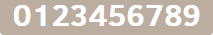
#> input picture samples/score_digits - Copy.png, 213 x 35 px, given in place of sample_1.png, which was not available
$ python overlapping_train.py   (older library calls are emulated)
#> lines starting #> are read from the running program, lines starting #| are printed output that depends on the picture; after the words box and inside, x2 and y2 are one past the last pixel; in counts of white or black regions, pixels touching at a corner belong together; pictures that were not available may be replaced by others from this repository, and a replacement may not be noted
#> (reads score_smaples_values.txt from the repository)
#> further down, img is the input picture: shape (35, 213, 3); mean B, G, R 183.1, 192.9, 203.5
# spliting overlapped images to individuall digits FAILS
## started Jupyter NB to find alternative approach to splitting


import os
import math
import numpy as np
# import matplotlib.pyplot as plt
import itertools

# from skimage import data
from skimage import transform as tf
from skimage.transform import rotate

import cv2

MIN_CONTOUR_AREA = 50

RESIZED_IMAGE_WIDTH = 20
RESIZED_IMAGE_HEIGHT = 30
RESIZED_IMAGE_WIDTH = 20
RESIZED_IMAGE_HEIGHT = 30

font = cv2.FONT_HERSHEY_COMPLEX_SMALL

SAMPLE_FOLDER = 'F:\projlogs\gamcon_samples'


def grouper(iterable, n, fillvalue=None):
    "Collect data into fixed-length chunks or blocks"
    # grouper('ABCDEFG', 3, 'x') --> ABC DEF Gxx"
    args = [iter(iterable)] * n
    return itertools.zip_longest(*args, fillvalue=fillvalue)

# [18 lines of commented-out code are left out]


def preprocess_score_image(original):
    gray = cv2.cvtColor(original, cv2.COLOR_BGR2GRAY)
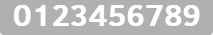
#> gray: shape (35, 213); min 176, max 255, mean 195.2
    _, bw_image = cv2.threshold(gray, 200, 255, cv2.THRESH_BINARY)
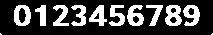
#> bw_image: shape (35, 213); 26.4% white; 12 white regions (2 under 20 px)
    image = bw_image.copy()
    img_contours, npa_contours, npa_hierarchy = cv2.findContours(image,
                                                 cv2.RETR_EXTERNAL,
                                                 cv2.CHAIN_APPROX_SIMPLE)
#> npa_contours = 12 contours, 2 with area under 20; largest, box (x1, y1, x2, y2) and area: (14, 5, 31, 26) 279, (165, 5, 182, 26) 260, (127, 5, 144, 26) 218, (183, 5, 200, 26) 214, (89, 5, 107, 26) 184; npa_hierarchy = [[1, -1, -1, -1], [2, 0, -1, -1], [3, 1, -1, -1], [4, 2, -1, -1], [5, 3, -1, -1], [6, 4, -1, -1], [7, 5, -1, -1], [8, 6, -1, -1], [9, 7, -1, -1], [10, 8, -1, -1], [11, 9, -1, -1], [-1, 10, -1, -1]]

    digits = []

    for i, npa_contour in enumerate(npa_contours):
        if cv2.contourArea(npa_contour) > MIN_CONTOUR_AREA:
            [intX, intY, intW, intH] = cv2.boundingRect(npa_contour)
            cv2.rectangle(original, (intX, intY), (intX+intW,intY+intH), (0, 0, 255), 2)
            imgROI = image[intY:intY+intH, intX:intX+intW]
            resized = cv2.resize(imgROI, (RESIZED_IMAGE_WIDTH, RESIZED_IMAGE_HEIGHT))
            flattened = resized.reshape((1, RESIZED_IMAGE_WIDTH * RESIZED_IMAGE_HEIGHT))
            digits.append((intX, flattened,))
#> this loop made 12 passes
#> (intX, intW) on passes 3 to 12: (183, 17), (165, 17), (146, 17), (127, 17), (109, 16), (89, 18), (71, 15), (53, 16), (35, 11), (14, 17)
#> npa_contour on passes 1 to 2: [[212, 33], [211, 34], [212, 34]], [[0, 33], [0, 34], [1, 34]]
#> pass 3, in preprocess_score_image, `resized = cv2.resize(imgROI, (RESIZED_IMAGE_WIDTH, RESIZED_IMAGE_HEIGH..`:
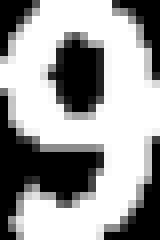
#> resized: shape (30, 20) (shown 8 times larger); min 0, max 255, mean 156.8
#> after the loop:
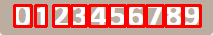
#> original: shape (35, 213, 3); mean B, G, R 134.1, 141.3, 218.3
#> after the loop, digits = 10 items

    flattened_digits =  np.empty((0, RESIZED_IMAGE_WIDTH * RESIZED_IMAGE_HEIGHT), dtype=np.int)
    for _, digit in sorted(digits, key=lambda z: z[0]):
        flattened_digits = np.append(flattened_digits, digit, 0)
#> this loop made 10 passes

    return flattened_digits


SAMPLES_COUNT = 1002


# load classifications
classifications = []
with open(os.path.join(SAMPLE_FOLDER, 'score_smaples_values.txt'), 'rt') as f:
    test = [ z.strip() for z in f.readlines()]
    classifications = list(itertools.chain.from_iterable(test))
    # classifications.extend([z for z in chars])

print(len(test), test[:15])
print(sum([len(z) for z in test]))
# print(chars[:15])
print(len(classifications), classifications[:15])
# print(len(training_images), len(classifications))


# load sample images
training_samples = []
training_images = []
for i in range(1, SAMPLES_COUNT+1):
    img = cv2.imread(os.path.join(SAMPLE_FOLDER, 'sample_' + str(i) + '.png'))
    # training_images.extend(preprocess_score_image(img))
    training_samples.append(img)
    parts = preprocess_score_image(img)
    if len(test[i]) != len(parts):
        print(i, len(test[i]), len(parts))
#| 1 1 10
#> (the run stopped early here; a loop or call above may not have finished)
